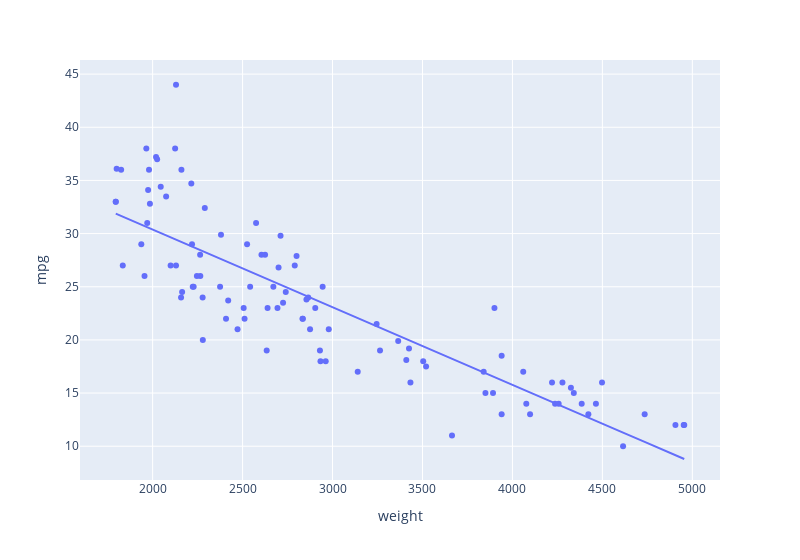

Write notebook code for a chart like this one.
### Code cell
import numpy as np
import pandas as pd
import plotly.express as px
import sklearn.linear_model as lm
import seaborn as sns

np.random.seed(42)
sample_size = 100
mpg = sns.load_dataset('mpg')
print("Full Data Size:", len(mpg))
mpg_sample = mpg.sample(sample_size)
print("Sample Size:", len(mpg_sample))
px.scatter(mpg_sample, x='weight', y='mpg', trendline='ols', width=800)
